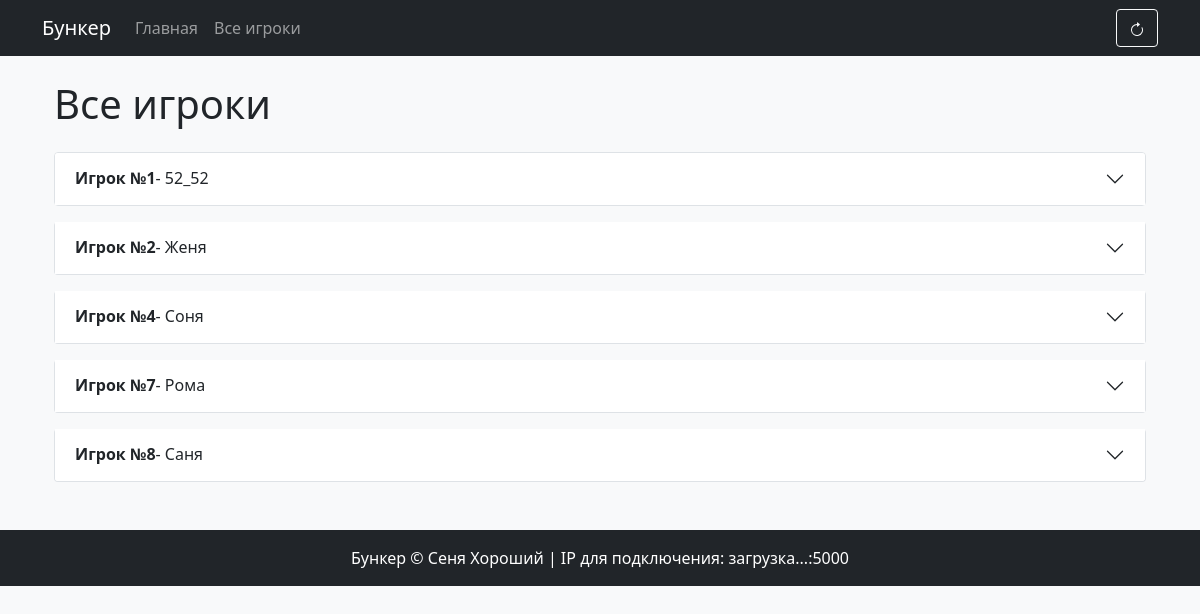
The app's page /all_players with its own data.
### models.py (models this page shows)
class PlayerSession(db.Model):
    id = db.Column(db.Integer, primary_key=True)
    session_id = db.Column(db.Integer, db.ForeignKey('game_session.id'))
    player_id = db.Column(db.Integer, db.ForeignKey('player.id'))
    player_name = db.Column(db.String(100))
    ip_address = db.Column(db.String(50))
    is_admin = db.Column(db.Boolean, default=False)

### app.py (the view)
@app.route('/all_players')
def all_players():
    players = Player.query.all()
    is_admin = request.remote_addr == '127.0.0.1'
    current_player_id = None
    if 'player_id' in flask_session:
        current_player_id = flask_session['player_id']
    current_session = GameSession.query.first()
    prepared_players = []
    for player in players:
        player_session = PlayerSession.query.filter_by(
            session_id=current_session.id,
            player_id=player.id
        ).first()
        def prepare_list_field(field_value, revealed_indices):
            items = field_value.split('|') if field_value else []
            revealed = revealed_indices.split(',') if revealed_indices else []
            return [{
                'value': item,
                'revealed': str(idx) in revealed
            } for idx, item in enumerate(items)]
        is_current_player = str(player.id) == str(current_player_id)
        prepared_players.append({
            'id': player.id,
            'name': player.name,
            'player_name': player_session.player_name if player_session else f"Игрок {player.id}",
            'is_current_player': is_current_player,
            'profession': player.profession,
            'profession_revealed': player.profession_revealed,
            'gender': player.gender,
            'gender_revealed': player.gender_revealed,
            'age': player.age,
            'age_revealed': player.age_revealed,
            'childfree': player.childfree,
            'childfree_revealed': player.childfree_revealed,
            'physique': player.physique,
            'physique_revealed': player.physique_revealed,
            'health_items': prepare_list_field(player.health, player.health_revealed),
            'traits_items': prepare_list_field(player.traits, player.traits_revealed),
            'phobias_items': prepare_list_field(player.phobias, player.phobias_revealed),
            'hobbies_items': prepare_list_field(player.hobbies, player.hobbies_revealed),
            'additional_info_items': prepare_list_field(player.additional_info, player.additional_info_revealed),
            'baggage_items': prepare_list_field(player.baggage, player.baggage_revealed),
            'cards_items': prepare_list_field(player.cards, player.cards_revealed),
        })
    return render_template('all_players.html',
                         players=prepared_players,
                         is_admin=is_admin)

### app.py (called while the page is built)
@app.before_request
def check_session():
    if request.remote_addr == '127.0.0.1' and not GameSession.query.filter_by(admin_ip='127.0.0.1').first():
        new_session = GameSession(admin_ip='127.0.0.1')
        db.session.add(new_session)
        db.session.commit()

### templates/all_players.html (shortened to what this page needs)
{% extends "base.html" %}
{% block content %}
<div class="container">
    <h1 class="my-4">Все игроки</h1>
    <div class="accordion" id="playersAccordion">
        {% for player in players %}
            {% if not player.is_current_player or is_admin %}
            <div class="accordion-item mb-3">
                <h2 class="accordion-header" id="heading{{ player.id }}">
                    <button class="accordion-button collapsed" type="button" data-bs-toggle="collapse"
                            data-bs-target="#collapse{{ player.id }}" aria-expanded="false"
                            aria-controls="collapse{{ player.id }}">
                        <strong>Игрок №{{ player.id }}</strong> - {{ player.player_name }}
                    </button>
                </h2>
                            {% set ns = namespace(show_health=true) %}
                            {% set ns = namespace(show_traits=true) %}
                            {% set ns = namespace(show_phobias=true) %}
                            {% set ns = namespace(show_hobbies=true) %}
                            {% set ns = namespace(show_additional_info=true) %}
                            {% set ns = namespace(show_baggage=true) %}
                            {% set ns = namespace(show_cards=true) %}
            </div>
            {% endif %}
        {% endfor %}
    </div>
</div>
{% endblock %}

### static/css/styles.css (style rules this page uses)
body { background-color: #f8f9fa; }
.accordion-item { border: 1px solid #dee2e6; border-radius: 0.25rem; }

### records on screen
PlayerSession: player_name "52_52"
PlayerSession: player_name "Женя"
PlayerSession: player_name "Соня"
PlayerSession: player_name "Рома"
PlayerSession: player_name "Саня"

### other values on screen
{{ player.id }} "1" "2" "4" "7" "8"
